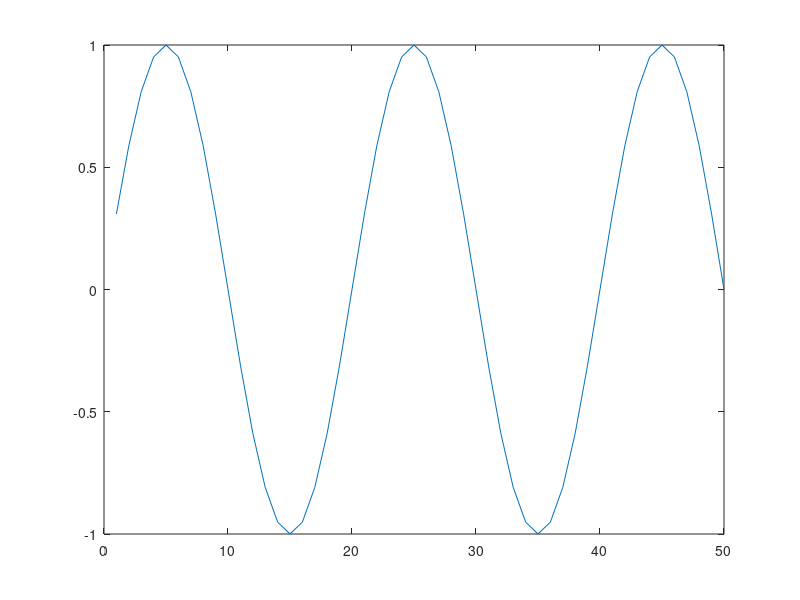

MATLAB code to generate this figure: (Note: this script raises an error after producing the figure.)
%% 
n=(1:50)*2*pi;
for t = 1:1000
    Y = sin(n*50/t);
   plot(Y);     %plot shows a sine wave with decreasing frequency

   F(t) = getframe; %I capture the plot here


end

writerObj = VideoWriter('test2.avi'); %Attempt to create an avi
open(writerObj);
for t= 1:time

    writeVideo(writerObj,F(t))

end

close(writerObj);
%% 
time = 100;
for t = 1:time
   fplot(@(x) sin(x*50/t),[0,2*pi]);  % plot
   ylim([-1,1]);                      % guarantee consistent height
   F(t) = getframe;                   % capture it
end

writerObj = VideoWriter('test2.avi');
open(writerObj);
writeVideo(writerObj, F(t))
close(writerObj);
%% 
n=(1:50)*2*pi ;

Y = sin(n*50) ;
hp = plot(Y) ;              %// Generate the initial plot (and retrieve the handle of the graphic object)
ylim([-1,1]) ;              %// Set the Y axes limits (once and for all)

writerObj = VideoWriter('test2.avi'); %// initialize the VideoWriter object
open(writerObj) ;
for t = 1:1000
   Y = sin(n*50/t) ;        %// calculate new Y values
   set(hp,'YData',Y) ;      %// update the plot data (this does not generate a "new" plot), nor resize the axes

%    fplot(@(x) sin(x*50/t),[0,2*pi]);  % plot
%    ylim([-1,1]);                      % guarantee consistent height
   
   F(t) = getframe ;           %// Capture the frame
   writeVideo(writerObj,F(t))  %// add the frame to the movie
end
close(writerObj);